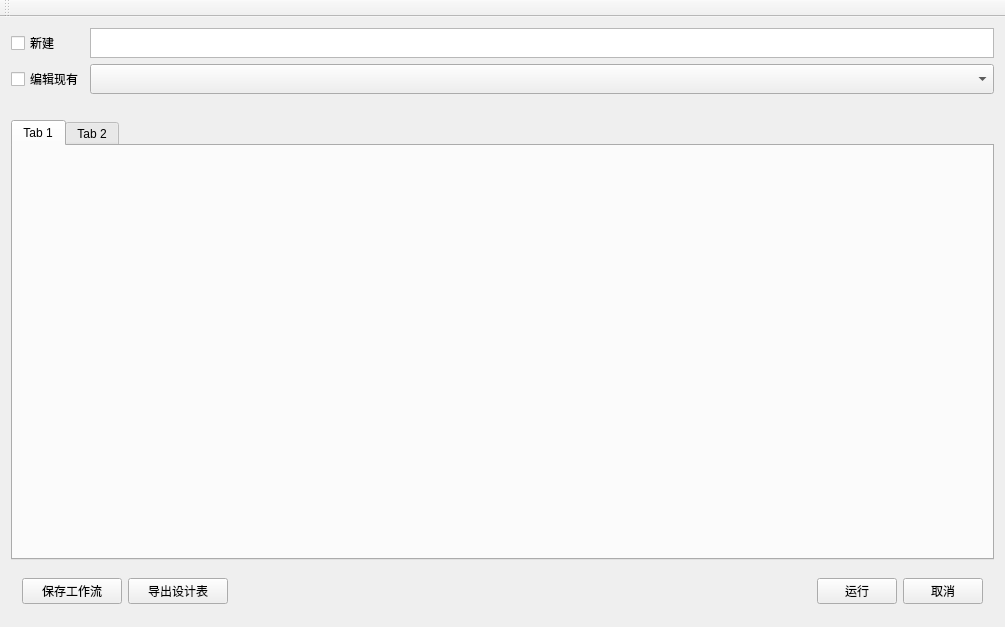
<?xml version="1.0" encoding="UTF-8"?>
<ui version="4.0">
 <class>UncertainlyClass</class>
 <widget class="QMainWindow" name="UncertainlyClass">
  <property name="geometry">
   <rect>
    <x>0</x>
    <y>0</y>
    <width>1005</width>
    <height>627</height>
   </rect>
  </property>
  <property name="maximumSize">
   <size>
    <width>16777215</width>
    <height>16777215</height>
   </size>
  </property>
  <property name="windowTitle">
   <string>Uncertainly</string>
  </property>
  <widget class="QWidget" name="centralWidget">
   <layout class="QGridLayout" name="gridLayout">
    <item row="3" column="0">
     <widget class="QWidget" name="widget" native="true">
      <property name="sizePolicy">
       <sizepolicy hsizetype="Preferred" vsizetype="Preferred">
        <horstretch>0</horstretch>
        <verstretch>1</verstretch>
       </sizepolicy>
      </property>
      <property name="maximumSize">
       <size>
        <width>16777215</width>
        <height>50</height>
       </size>
      </property>
      <layout class="QHBoxLayout" name="horizontalLayout_2">
       <item>
        <layout class="QHBoxLayout" name="horizontalLayout">
         <property name="sizeConstraint">
          <enum>QLayout::SetDefaultConstraint</enum>
         </property>
         <item>
          <widget class="QPushButton" name="pushButton_2">
           <property name="minimumSize">
            <size>
             <width>100</width>
             <height>0</height>
            </size>
           </property>
           <property name="text">
            <string>保存工作流</string>
           </property>
          </widget>
         </item>
         <item>
          <widget class="QPushButton" name="pushButton_3">
           <property name="minimumSize">
            <size>
             <width>100</width>
             <height>0</height>
            </size>
           </property>
           <property name="text">
            <string>导出设计表</string>
           </property>
          </widget>
         </item>
         <item>
          <spacer name="horizontalSpacer">
           <property name="orientation">
            <enum>Qt::Horizontal</enum>
           </property>
           <property name="sizeHint" stdset="0">
            <size>
             <width>40</width>
             <height>20</height>
            </size>
           </property>
          </spacer>
         </item>
         <item>
          <widget class="QPushButton" name="pushButton_4">
           <property name="text">
            <string>运行</string>
           </property>
          </widget>
         </item>
         <item>
          <widget class="QPushButton" name="pushButton">
           <property name="text">
            <string>取消</string>
           </property>
          </widget>
         </item>
        </layout>
       </item>
      </layout>
     </widget>
    </item>
    <item row="0" column="0">
     <layout class="QGridLayout" name="gridLayout_2">
      <item row="1" column="0">
       <widget class="QCheckBox" name="checkBox">
        <property name="sizePolicy">
         <sizepolicy hsizetype="Fixed" vsizetype="Fixed">
          <horstretch>0</horstretch>
          <verstretch>0</verstretch>
         </sizepolicy>
        </property>
        <property name="text">
         <string>编辑现有</string>
        </property>
       </widget>
      </item>
      <item row="0" column="1">
       <widget class="QTextEdit" name="textEdit">
        <property name="sizePolicy">
         <sizepolicy hsizetype="Minimum" vsizetype="Preferred">
          <horstretch>0</horstretch>
          <verstretch>0</verstretch>
         </sizepolicy>
        </property>
        <property name="maximumSize">
         <size>
          <width>16777215</width>
          <height>30</height>
         </size>
        </property>
        <property name="sizeIncrement">
         <size>
          <width>0</width>
          <height>0</height>
         </size>
        </property>
        <property name="baseSize">
         <size>
          <width>0</width>
          <height>0</height>
         </size>
        </property>
       </widget>
      </item>
      <item row="0" column="0">
       <widget class="QCheckBox" name="checkBox_2">
        <property name="sizePolicy">
         <sizepolicy hsizetype="Fixed" vsizetype="Fixed">
          <horstretch>0</horstretch>
          <verstretch>0</verstretch>
         </sizepolicy>
        </property>
        <property name="text">
         <string>新建</string>
        </property>
        <property name="tristate">
         <bool>false</bool>
        </property>
       </widget>
      </item>
      <item row="1" column="1">
       <widget class="QComboBox" name="comboBox">
        <property name="enabled">
         <bool>true</bool>
        </property>
        <property name="sizePolicy">
         <sizepolicy hsizetype="Minimum" vsizetype="Minimum">
          <horstretch>0</horstretch>
          <verstretch>0</verstretch>
         </sizepolicy>
        </property>
        <property name="minimumSize">
         <size>
          <width>0</width>
          <height>30</height>
         </size>
        </property>
        <property name="maximumSize">
         <size>
          <width>16777215</width>
          <height>30</height>
         </size>
        </property>
        <property name="iconSize">
         <size>
          <width>16</width>
          <height>16</height>
         </size>
        </property>
       </widget>
      </item>
     </layout>
    </item>
    <item row="2" column="0">
     <widget class="QTabWidget" name="tabWidget">
      <property name="minimumSize">
       <size>
        <width>0</width>
        <height>0</height>
       </size>
      </property>
      <property name="currentIndex">
       <number>0</number>
      </property>
      <widget class="QWidget" name="tab">
       <property name="maximumSize">
        <size>
         <width>979</width>
         <height>16777215</height>
        </size>
       </property>
       <attribute name="title">
        <string>Tab 1</string>
       </attribute>
       <widget class="QChartView" name="widget_2" native="true">
        <property name="geometry">
         <rect>
          <x>0</x>
          <y>0</y>
          <width>1000</width>
          <height>1000</height>
         </rect>
        </property>
        <property name="sizePolicy">
         <sizepolicy hsizetype="Minimum" vsizetype="Minimum">
          <horstretch>1</horstretch>
          <verstretch>1</verstretch>
         </sizepolicy>
        </property>
        <property name="minimumSize">
         <size>
          <width>0</width>
          <height>0</height>
         </size>
        </property>
        <property name="maximumSize">
         <size>
          <width>1000</width>
          <height>1000</height>
         </size>
        </property>
       </widget>
      </widget>
      <widget class="QWidget" name="tab_2">
       <attribute name="title">
        <string>Tab 2</string>
       </attribute>
      </widget>
     </widget>
    </item>
    <item row="1" column="0">
     <spacer name="verticalSpacer">
      <property name="orientation">
       <enum>Qt::Vertical</enum>
      </property>
      <property name="sizeType">
       <enum>QSizePolicy::Fixed</enum>
      </property>
      <property name="sizeHint" stdset="0">
       <size>
        <width>20</width>
        <height>20</height>
       </size>
      </property>
     </spacer>
    </item>
   </layout>
  </widget>
  <widget class="QMenuBar" name="menuBar">
   <property name="geometry">
    <rect>
     <x>0</x>
     <y>0</y>
     <width>1005</width>
     <height>22</height>
    </rect>
   </property>
  </widget>
  <widget class="QToolBar" name="mainToolBar">
   <attribute name="toolBarArea">
    <enum>TopToolBarArea</enum>
   </attribute>
   <attribute name="toolBarBreak">
    <bool>false</bool>
   </attribute>
  </widget>
 </widget>
 <layoutdefault spacing="6" margin="11"/>
 <customwidgets>
  <customwidget>
   <class>QChartView</class>
   <extends>QWidget</extends>
   <header location="global">QtCharts/qchartview.h</header>
   <container>1</container>
  </customwidget>
 </customwidgets>
 <resources>
  <include location="Uncertainly.qrc"/>
 </resources>
 <connections/>
</ui>
